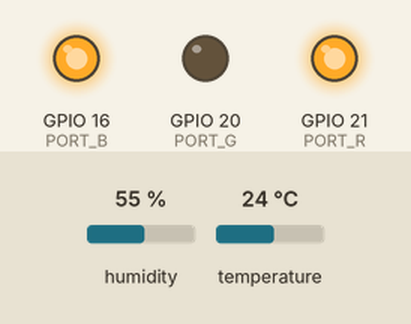
The program below on a simulated Raspberry Pi (BCM pin numbers). On the bench: output pins drawn as LEDs (lit = HIGH). Inputs (shaded band) come from the test bench; at power-on: temperature 24 °C, humidity 55 %. What the program prints to the terminal is not drawn.

Above: at 1.2 s.
1.3 s: temperature set to 21 °C
11.4 s: temperature set to 18 °C
At 20.9 s:
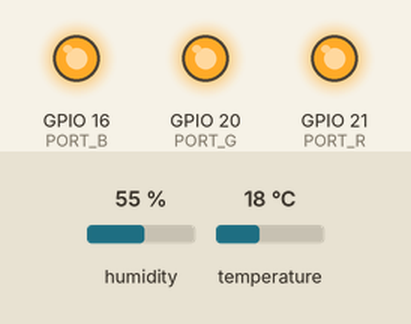
21.7 s: temperature set to 16 °C
31.8 s: temperature set to 13 °C
At 41.5 s:
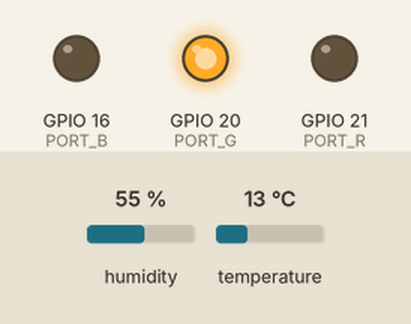
41.9 s: temperature set to 28 °C
At 50.9 s:
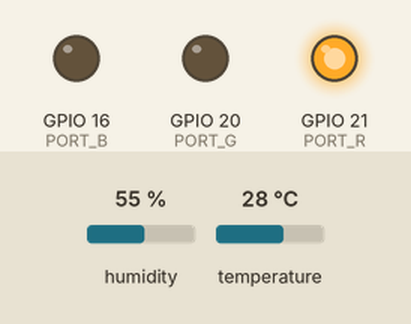
52.0 s: temperature set to 26 °C
62.1 s: temperature set to 23 °C
At 71.7 s:
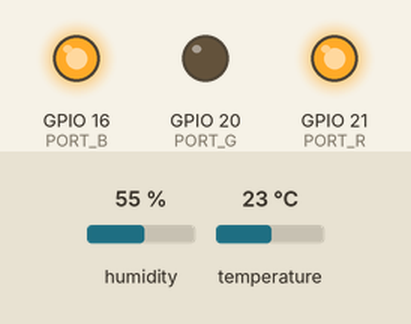
Timing chart, 0 to 73.2 s (numbered marks = the images above; inputs shaded):
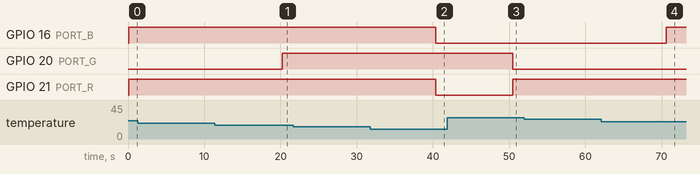

The program:

ondo-led.py
```python
import RPi.GPIO as GPIO
from time import sleep
from datetime import datetime
import dht11

PORT_DHT = 4

PORT_R = 21
PORT_G = 20
PORT_B = 16

GPIO.setwarnings(False)
GPIO.setmode(GPIO.BCM)
GPIO.cleanup()

dht11_obj = dht11.DHT11(pin=PORT_DHT)

ports = [PORT_R, PORT_G, PORT_B]
for port in ports:
    GPIO.setup(port, GPIO.OUT)

def set_color(r, g, b):
    GPIO.output(PORT_R, r)
    GPIO.output(PORT_G, g)
    GPIO.output(PORT_B, b)

try:
    while True:
        print("情報取得中..")
        res = dht11_obj.read()
        if not res.is_valid():
            print("- error:", res)
            sleep(0.1)
            continue
        print("| 湿度=",res.humidity, "%")
        print("| 温度=",res.temperature, "度")

        t = res.temperature
        if t < 10:
            set_color(0, 0, 1)
        elif 10 <= t < 15:
            set_color(0, 1, 0)
        elif 15 <= t < 20:
            set_color(1, 1, 1)
        elif 20 <= t <25:
            set_color(1, 0, 1)
        else:
            set_color(1, 0, 0)
        sleep(10)
except Exception as e:
    print(e)
    pass
GPIO.cleanup()
```

Measured:
- the behaviour switches between 20 and 19 °C on temperature (found by bisection; images 0 and 1)
- the behaviour switches between 15 and 14 °C on temperature (found by bisection; images 1 and 2)
- the behaviour switches between 25 and 24 °C on temperature (found by bisection; images 3 and 4)
- after the input at 1.3 s, every drawn part: stays the same
- after the input at 11.4 s, GPIO 20 (PORT_G): LOW → HIGH after 8.8 s
- after the input at 21.7 s, every drawn part: stays the same
- after the input at 31.8 s, GPIO 16 (PORT_B), GPIO 21 (PORT_R): HIGH → LOW after 8.6 s
- after the input at 41.9 s, GPIO 20 (PORT_G): HIGH → LOW after 8.6 s; GPIO 21 (PORT_R): LOW → HIGH after 8.6 s
- after the input at 52.0 s, every drawn part: stays the same
- after the input at 62.1 s, GPIO 16 (PORT_B): LOW → HIGH after 8.5 s
